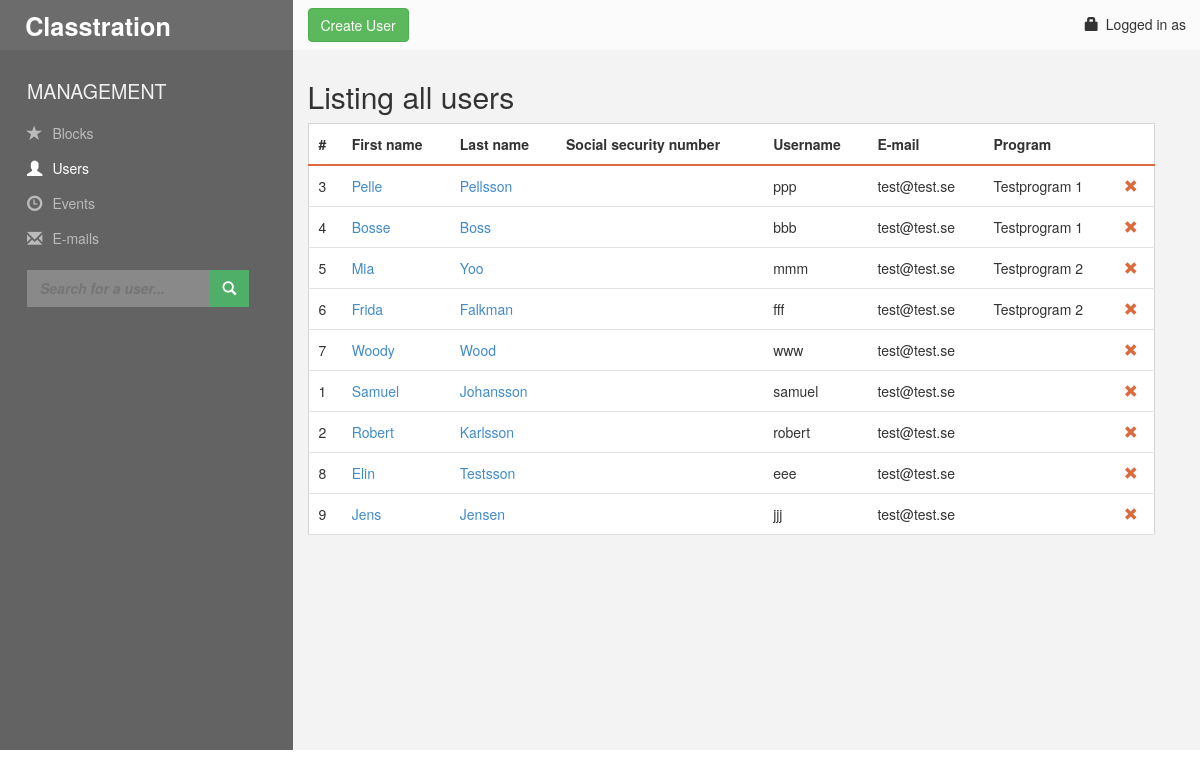
The app's page /app/users/view.php with its own data.
### tables this page shows
CREATE TABLE IF NOT EXISTS `tbl_participant` (
  `attendant_id` int(11) NOT NULL AUTO_INCREMENT,
  `user_id` int(11) NOT NULL,
  `course_id` int(11) NOT NULL DEFAULT '0' COMMENT '0 om elev går program. elev måste ha kurs ELLER program, ej båda',
  `program_id` int(11) NOT NULL DEFAULT '0' COMMENT '0 om elev går fristående kurs. elev måste ha kurs ELLER program, ej båda',
  PRIMARY KEY (`attendant_id`)
);

CREATE TABLE IF NOT EXISTS `tbl_user` (
  `user_id` int(11) NOT NULL AUTO_INCREMENT,
  `user_firstname` varchar(255) NOT NULL,
  `user_lastname` varchar(255) NOT NULL,
  `user_email` varchar(255) NOT NULL,
  `user_phonenumber` varchar(255) NOT NULL,
  `user_username` varchar(255) NOT NULL,
  `user_password` varchar(255) NOT NULL,
  `user_lastlogin` datetime NOT NULL,
  `usertype_id` int(11) NOT NULL,
  PRIMARY KEY (`user_id`)
);

CREATE TABLE IF NOT EXISTS `tbl_block` (
  `block_id` int(11) NOT NULL AUTO_INCREMENT,
  `block_name` varchar(255) NOT NULL,
  `block_startdate` datetime NOT NULL,
  `block_enddate` datetime NOT NULL,
  PRIMARY KEY (`block_id`)
);

### app/classes/user/crud.php (called while the page is built, shortened)
<?php
class User_Crud extends User_Base
{
	public function view($id = null)
	{
		$db = $this->db;
		$query = "
			SELECT a.*, b.program_id
			FROM tbl_user
			AS a
			LEFT JOIN tbl_participant
			AS b
				ON a.user_id = b.user_id
		";
		try
		{
			if (is_numeric($id))
			{
				$sth = $db->prepare("
					{$query}
					WHERE a.user_id = {$id}
				");
			}
			else
			{
				$sth = $db->prepare("
					{$query}
				");
			}
			$sth->execute();
			$result = array();
			$sth->setFetchMode(\PDO::FETCH_OBJ);
			while ($obj = $sth->fetch())
			{
				$result[] = (object)$obj;
			}
		}
		catch (PDOException $e)
		{
			die($e->getMessage());
		}
		return $result;
	}
	public function get_block($id = null)
	{
		$db = $this->db;
		if (is_numeric($id))
		{
			try
			{
				$sth = $db->prepare("
					SELECT *
					FROM tbl_block
					WHERE block_id = {$id}
					LIMIT 1
				");
				$sth->execute();
				$sth->setFetchMode(\PDO::FETCH_OBJ);
			}
			catch (\PDOException $e)
			{
				die($e->getMessage());
			}
			return $sth->fetch();
		}
		else
		{
			return false;
		}
	}
}

### app/users/view.php (the view, shortened to what this page needs)
<?php
$id = isset($_REQUEST['id']) && is_numeric($_REQUEST['id']) ? $_REQUEST['id'] : false;
$users = new Classtration\User;
?>
<!DOCTYPE html>
<html lang="en">
<head>
	<link rel="stylesheet" href="../assets/style/bootstrap.min.css">
	<link rel="stylesheet" href="../assets/style/main.css">
</head>
<body>
	<div class="container-full">
		<div id="topbar" role="banner" class="row">
			<div id="logo" class="col-md-3">
				<header>
					<h1>Classtration</h1>
				</header>
			</div>
			<div id="action-bar" class="col-md-9 clearfix">
				<div class="admin-info pull-right">
					<span><span class="glyphicon glyphicon-lock"></span>Logged in as <strong><?php if (isset($_SESSION['user_username'])) echo $_SESSION['user_username'] ; ?></strong></span>
				</div>
				<ul class="button-nav">
					<li><a href="create.php"><button class="btn btn-success">Create User</button></a>
				</ul>
			</div>
		</div>
		<div class="row full-height">
			<div id="leftbar" class="col-md-3">
				<aside>
					<h3>Management</h3>
					<nav>
						<ul>
							<li><span class="glyphicon glyphicon-star"></span><a href="../blocks.php">Blocks</a></li>
							<li class="current"><a href="view.php"><span class="glyphicon glyphicon-user"></span>Users</a></li>
							<li><a href="../events.php"><span class="glyphicon glyphicon-time"></span>Events</a></li>
							<li><a href="#"><span class="glyphicon glyphicon-envelope"></span>E-mails</a></li>
						</ul>
					</nav>
					<form action="../functions/search/searchbox.php" method="post" id="search">
						<fieldset>
							<input type="search" name="search" placeholder="Search for a user...">
							<button><span class="glyphicon glyphicon-search"></button>
						</fieldset>
					</form>
				</aside>
			</div>
			<div id="content" class="col-md-9">
				<h2>Listing all users</h2>
				<table id="users">
					<thead>
						<tr>
							<th>#</th>
							<th>First name</th>
							<th>Last name</th>
							<th>Social security number</th>
							<th>Username</th>
							<th>E-mail</th>
							<th>Program</th>
							<th>&nbsp;</th>
						</tr>
					</thead>
					<tbody>
<?php
$view = $id ? $users->view($id) : $users->view();
foreach ($view as $user) :
	$blockname = $users->get_block($user->program_id) !== false ? $users->get_block($user->program_id)->block_name : '';
?>
	<tr>
		<td><?php echo $user->user_id; ?></td>
		<td><a href="edit.php?id=<?php echo $user->user_id; ?>"><?php echo $user->user_firstname; ?></td>
		<td><a href="edit.php?id=<?php echo $user->user_id; ?>"><?php echo $user->user_lastname; ?></td>
		<td><?php echo $user->user_ssn; ?></td>
		<td><?php echo $user->user_username; ?></td>
		<td><?php echo $user->user_email; ?></td>
		<td><?php echo $blockname ?></td>
		<td><a href="delete.php?id=<?php echo $user->user_id; ?>"><span class="glyphicon glyphicon-remove"></span></a></td>
	</tr>
<?php
endforeach;
?>
					</tbody>
				</table>
			</div>
		</div>
	</div>
</body>
</html>

### app/assets/style/main.css (style rules this page uses)
body { min-width: 320px; }
.container-full { margin: 0 auto; width: 100%; overflow: hidden; }
h3 { font-size: 1.4em; }
#content table { width: 95%; border: 1px solid #d5d5d5; }
#content table tbody { overflow-x: auto; white-space: nowrap; }
table thead tr th, table thead tr td, table tbody tr td { padding: 10px; }
table tr { overflow: scroll; }
table thead tr th { background-color: #fff; border-bottom: 2px solid #da6b3f; }
table tbody tr td { background-color: #fff; border-bottom: 1px solid #e1e1e1; }
input[type="search"] { width: 88%; padding: 10px 13px; color: #fff; background: #898989; border: 0; font-style: italic; font-weight: bold; -moz-transition: background-color 200ms ease-in-out; -webkit-transition: background-color 200ms ease-in-out; -o-transition: background-color 200ms ease-in-out; transition: background-color 200ms ease-in-out; height: 37px; }
#search { margin-bottom: 1.5em; }
#search button { display: inline-block; width: 40px; height: 37px; position: relative; margin-left: -16px; background: #4fae68; border: 0; color: #fff; -moz-transition: background-color 200ms ease-in-out; -webkit-transition: background-color 200ms ease-in-out; -o-transition: background-color 200ms ease-in-out; transition: background-color 200ms ease-in-out; }
#logo h1 { padding: 10px 0 10px 0; margin: .1em 0 0 1em; color: #fff; font-weight: 600; font-size: 1.8em; }
#logo, #action-bar { height: 50px; background: #6c6c6c; }
#action-bar { background: #fbfbfb; }
#action-bar .admin-info { margin: 1em 1em 0 0; }
#action-bar .admin-info .glyphicon { margin-right: 7px; }
.button-nav { margin: 0.6em 0 0 0; padding: 0; }
.button-nav li { list-style: none; }
.full-height { height: 100%; background-color: #636363; }
#leftbar { padding: 10px 0 10px 0; }
#leftbar aside { margin: .4em 3em; }
#leftbar aside h3 { color: #f0f0f0; text-transform: uppercase; }
#leftbar nav ul { margin: 1em 0; padding: 0; }
#leftbar nav ul li { list-style: none; line-height: 2.5em; }
#leftbar nav ul li .glyphicon, #leftbar nav ul li a { color: #bbb; transition: color 200ms ease-in-out; }
#leftbar nav ul li .glyphicon { position: relative; font-size: 1.1em; top: 2px; margin-right: 10px; }
#leftbar nav ul li.current .glyphicon, #leftbar nav ul li.current a { color: #fff; }
#content { padding-top: 10px; padding-bottom: 10px; min-height: 700px; background: #f3f3f3; }
.glyphicon-remove { color: #da6b3f; }
@media (min-width: 320px) { input[type="search"] { width: 82%; } }
@media (min-width: 378px) { input[type="search"] { width: 90%; } }
@media (min-width: 768px) { input[type="search"] { width: 95%; } }
@media (min-width: 992px) { #search button { margin-left: -16px; } }
@media (min-width: 992px) { input[type="search"] { width: 83%; } }
@media (min-width: 1200px) { input[type="search"] { width: 87%; } }

### records on screen
tbl_participant: user.user_id "3", user.user_firstname "Pelle", user.user_lastname "Pellsson", user.user_username "ppp", user.user_email "test@test.se", program.block_name "Testprogram 1"
tbl_participant: user.user_id "4", user.user_firstname "Bosse", user.user_lastname "Boss", user.user_username "bbb", user.user_email "test@test.se", program.block_name "Testprogram 1"
tbl_participant: user.user_id "5", user.user_firstname "Mia", user.user_lastname "Yoo", user.user_username "mmm", user.user_email "test@test.se", program.block_name "Testprogram 2"
tbl_participant: user.user_id "6", user.user_firstname "Frida", user.user_lastname "Falkman", user.user_username "fff", user.user_email "test@test.se", program.block_name "Testprogram 2"
tbl_participant: user.user_id "7", user.user_firstname "Woody", user.user_lastname "Wood", user.user_username "www", user.user_email "test@test.se"
tbl_user: user_id "1", user_firstname "Samuel", user_lastname "Johansson", user_username "samuel", user_email "test@test.se"
tbl_user: user_id "2", user_firstname "Robert", user_lastname "Karlsson", user_username "robert", user_email "test@test.se"
tbl_user: user_id "8", user_firstname "Elin", user_lastname "Testsson", user_username "eee", user_email "test@test.se"
tbl_user: user_id "9", user_firstname "Jens", user_lastname "Jensen", user_username "jjj", user_email "test@test.se"
